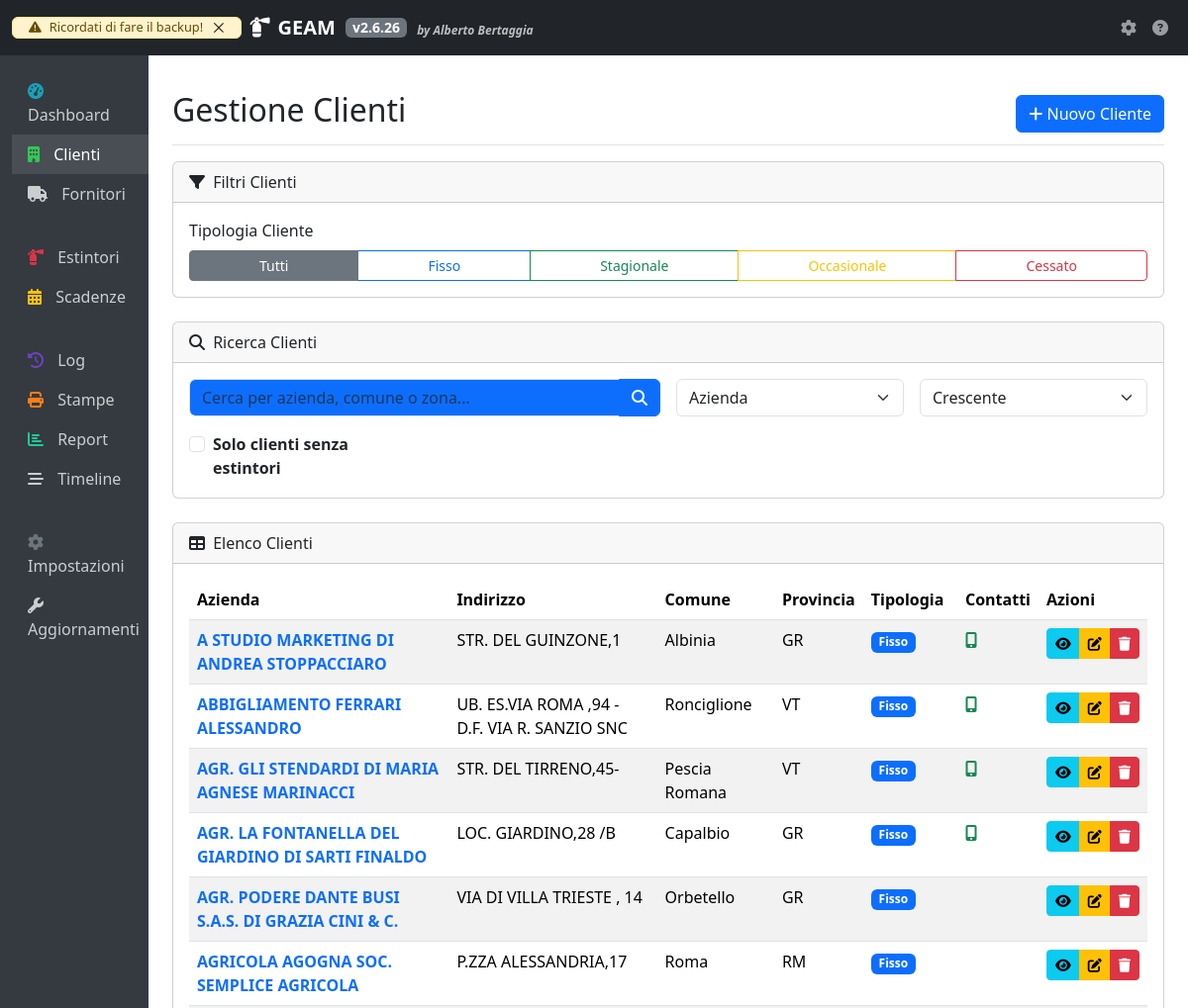
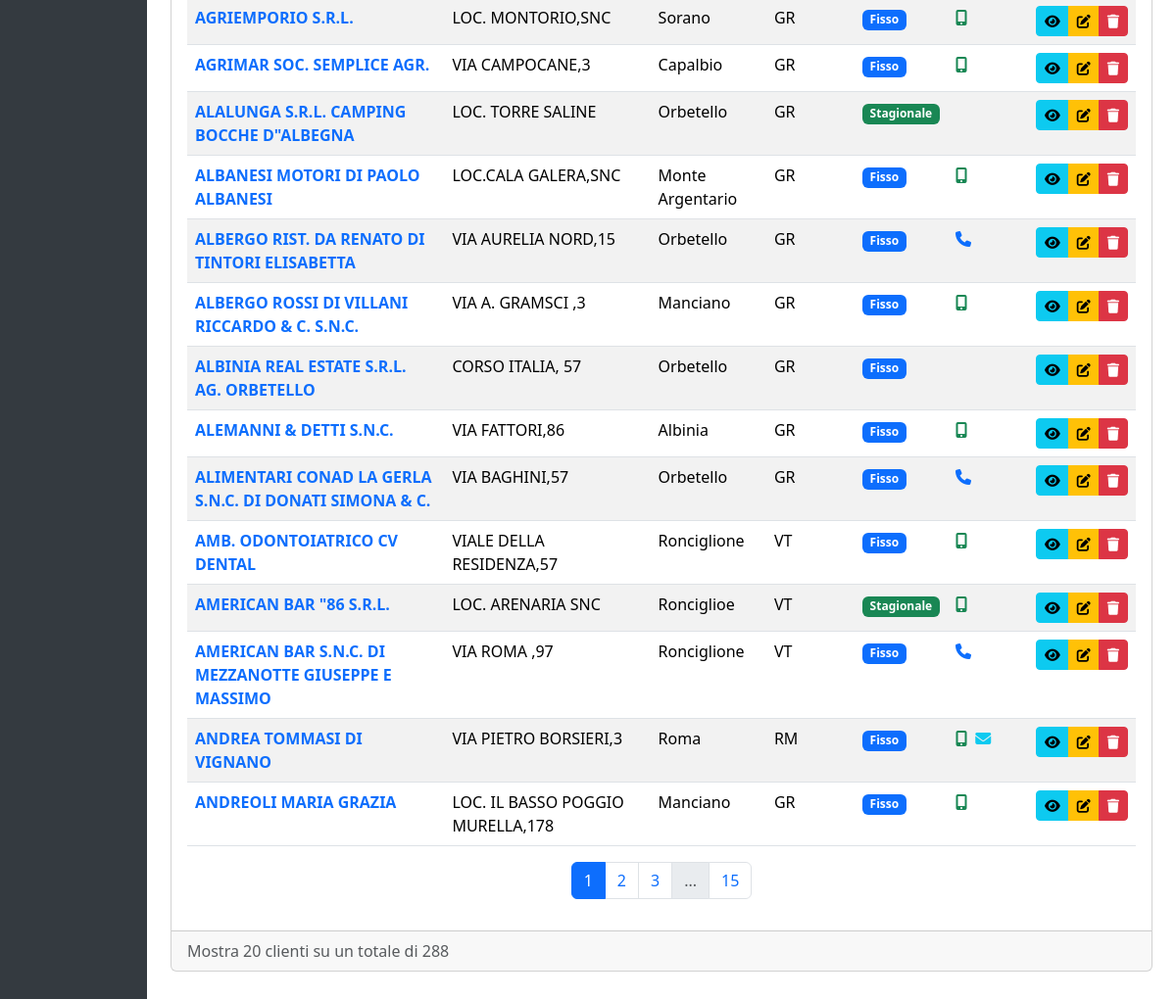
/clienti/, run on an earlier commit of the app's database (2 pictures, top to bottom).
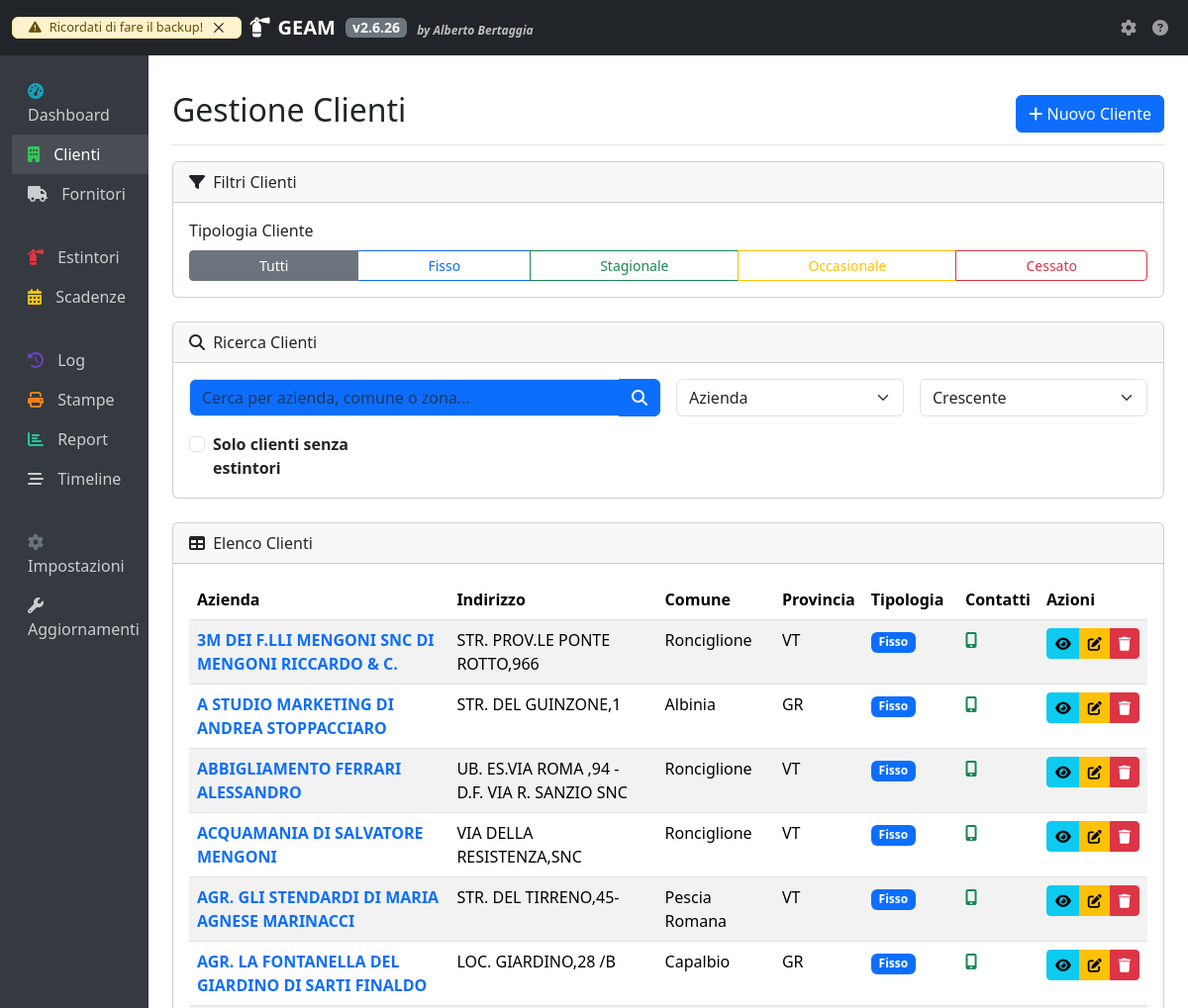
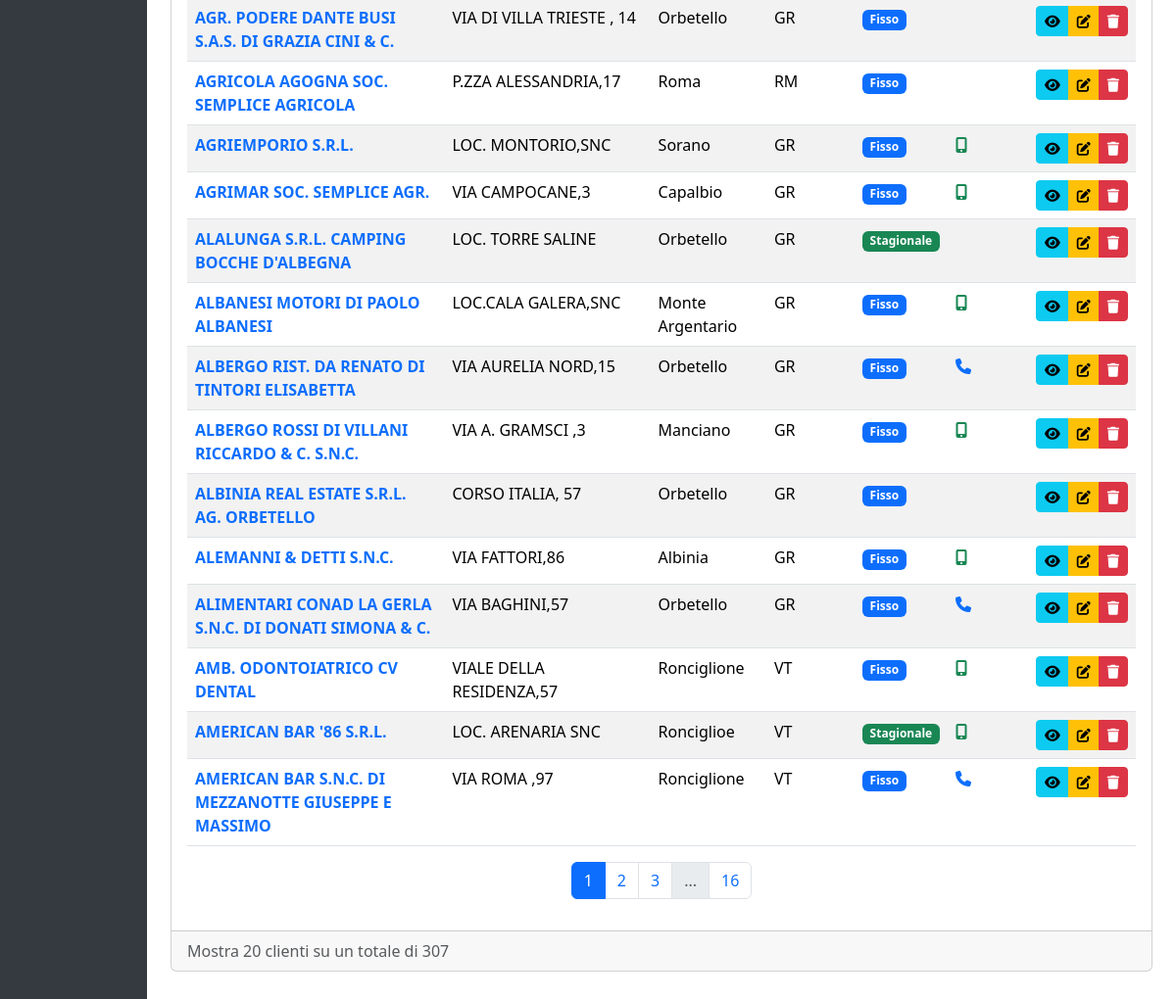
And on a later commit of the database (2 pictures, top to bottom).
### app/models/cliente.py (models this page shows, shortened)
class Cliente(db.Model):
    __tablename__ = 'clienti'
    id = db.Column(db.Integer, primary_key=True)
    azienda = db.Column(db.String(100), unique=True, nullable=False, index=True)
    indirizzo = db.Column(db.String(150), nullable=False)
    cap = db.Column(db.String(5), nullable=False)
    provincia = db.Column(db.String(2), nullable=False)
    comune = db.Column(db.String(100), nullable=False)
    zona = db.Column(db.String(100), nullable=False)
    tipologia = db.Column(db.String(20), nullable=False)
    telefono = db.Column(db.String(20))
    cellulare = db.Column(db.String(15))
    email = db.Column(db.String(120))
    coordinate = db.Column(db.String(100))
    note = db.Column(db.Text)
    created_at = db.Column(db.DateTime, default=datetime.utcnow)
    updated_at = db.Column(db.DateTime, default=datetime.utcnow, onupdate=datetime.utcnow)
    estintori = db.relationship('Estintore', backref='cliente', lazy='dynamic', cascade='all, delete-orphan')

### app/views/clienti.py (the view, shortened to what this page needs)
@clienti_bp.route('/')
def index():
    page = request.args.get('page', 1, type=int)
    per_page = 20
    query = Cliente.query
    search = request.args.get('search', '')
    tipologia = request.args.get('tipologia', 'tutti')
    if tipologia != 'tutti':
        query = query.filter(Cliente.tipologia == tipologia)
    sort_by = request.args.get('sort_by', 'azienda')
    order = request.args.get('order', 'asc')
    if order == 'asc':
        query = query.order_by(getattr(Cliente, sort_by).asc())
    else:
        query = query.order_by(getattr(Cliente, sort_by).desc())
    clienti = query.paginate(page=page, per_page=per_page)
    return render_template('clienti/index.html',
                          clienti=clienti,
                          search=search,
                          sort_by=sort_by,
                          order=order,
                          tipologia=tipologia)  # Aggiungi tipologia al contesto

### app/version.py (called while the page is built, shortened)
def get_config_path():
    instance_path = current_app.instance_path
    return os.path.join(instance_path, CONFIG_FILE)

def load_config():
    config_path = get_config_path()
    try:
        with open(config_path, 'r') as f:
            return json.load(f)
    except Exception as e:
        current_app.logger.error(f"Errore nel caricamento della configurazione: {str(e)}")
        return {
            "version": {
                "major": 1,
                "minor": 0,
                "patch": 0
            },
            "last_update": datetime.datetime.now().strftime('%Y-%m-%d %H:%M:%S')
        }

def get_version():
    config = load_config()
    version = config.get('version', {"major": 1, "minor": 0, "patch": 0})
    return f"{version['major']}.{version['minor']}.{version['patch']}"

### app/templates/clienti/index.html (shortened to what the changed rows need)
{% extends "base.html" %}
{% block page_title %}Gestione Clienti{% endblock %}
{% block content %}
          {% set senza = ('on' if solo_senza_estintori else '') %}
<div class="card mb-4">
  <div class="card-header"><i class="fas fa-table me-1"></i> Elenco Clienti</div>
  <div class="card-body">
    <div class="table-responsive">
      <table class="table table-striped table-hover">
        <thead>
          <tr>
            <th>Azienda</th>
            <th>Indirizzo</th>
            <th>Comune</th>
            <th>Provincia</th>
            <th>Tipologia</th>
            <th>Contatti</th>
            <th>Azioni</th>
          </tr>
        </thead>
        <tbody>
          {% for cliente in clienti.items %}
          <tr>
            <td>
              <a href="{{ url_for('clienti.visualizza', id=cliente.id) }}" class="fw-bold text-decoration-none">{{ cliente.azienda }}</a>
            </td>
            <td>{{ cliente.indirizzo }}</td>
            <td>{{ cliente.comune }}</td>
            <td>{{ cliente.provincia }}</td>
            <td>
              {% if cliente.tipologia == 'Fisso' %}
              <span class="badge bg-primary">{{ cliente.tipologia }}</span>
              {% elif cliente.tipologia == 'Stagionale' %}
              <span class="badge bg-success">{{ cliente.tipologia }}</span>
              {% elif cliente.tipologia == 'Occasionale' %}
              <span class="badge bg-warning">{{ cliente.tipologia }}</span>
              {% else %}
              <span class="badge bg-danger">{{ cliente.tipologia }}</span>
              {% endif %}
            </td>
            <td>
              {% if cliente.telefono %}<i class="fas fa-phone text-primary me-1" title="{{ cliente.telefono }}"></i>{% endif %}
              {% if cliente.cellulare %}<i class="fas fa-mobile-alt text-success me-1" title="{{ cliente.cellulare }}"></i>{% endif %}
              {% if cliente.email %}<i class="fas fa-envelope text-info" title="{{ cliente.email }}"></i>{% endif %}
            </td>
            <td>
              <div class="btn-group">
                <a href="{{ url_for('clienti.visualizza', id=cliente.id) }}" class="btn btn-sm btn-info btn-icon" title="Visualizza"><i class="fas fa-eye"></i></a>
                <a href="{{ url_for('clienti.modifica', id=cliente.id) }}" class="btn btn-sm btn-warning btn-icon" title="Modifica"><i class="fas fa-edit"></i></a>
                <button type="button" class="btn btn-sm btn-danger btn-icon"
                        onclick="confermaEliminazione('{{ cliente.azienda }}', '{{ url_for('clienti.elimina', id=cliente.id) }}')" title="Elimina">
                  <i class="fas fa-trash"></i>
                </button>
              </div>
            </td>
          </tr>
          {% endfor %}
        </tbody>
      </table>
    </div>
    {% if clienti.pages > 1 %}
    <nav aria-label="Paginazione clienti">
      <ul class="pagination justify-content-center">
        {% for page_num in clienti.iter_pages(left_edge=1, right_edge=1, left_current=2, right_current=2) %}
          {% if page_num %}
            {% if page_num == clienti.page %}
            <li class="page-item active"><span class="page-link">{{ page_num }}</span></li>
            {% else %}
            <li class="page-item">
              <a class="page-link" href="{{ url_for('clienti.index', page=page_num, search=search, sort_by=sort_by, order=order, tipologia=tipologia, solo_senza_estintori=senza) }}">{{ page_num }}</a>
            </li>
            {% endif %}
          {% else %}
            <li class="page-item disabled"><span class="page-link">...</span></li>
          {% endif %}
        {% endfor %}
      </ul>
    </nav>
    {% endif %}
  </div>
  <div class="card-footer text-muted">
    Mostra {{ clienti.items|length }} clienti
    su un totale di {{ clienti.total }}
  </div>
</div>
{% endblock %}

What changed in the data, as far as the page shows it:
no longer on this page (row unchanged): Cliente: azienda "ANDREA TOMMASI DI VIGNANO", indirizzo "VIA PIETRO BORSIERI,3", comune "Roma", provincia "RM", tipologia "Fisso"
no longer on this page (row unchanged): Cliente: azienda "ANDREOLI MARIA GRAZIA", indirizzo "LOC. IL BASSO POGGIO MURELLA,178", comune "Manciano", provincia "GR", tipologia "Fisso"
added Cliente: azienda "3M DEI F.LLI MENGONI SNC DI MENGONI RICCARDO & C.", indirizzo "STR. PROV.LE PONTE ROTTO,966", comune "Ronciglione", provincia "VT", tipologia "Fisso"
added Cliente: azienda "ACQUAMANIA DI SALVATORE MENGONI", indirizzo "VIA DELLA RESISTENZA,SNC", comune "Ronciglione", provincia "VT", tipologia "Fisso"
changed Cliente "LOC. TORRE SALINE": azienda "ALALUNGA S.R.L. CAMPING BOCCHE D\"ALBEGNA" → "ALALUNGA S.R.L. CAMPING BOCCHE D'ALBEGNA"
changed Cliente "LOC. ARENARIA SNC": azienda "AMERICAN BAR \"86 S.R.L." → "AMERICAN BAR '86 S.R.L."
Also different on the page:
{{ clienti.total }}: "288" → "307"
new list line: "16"
list line gone: "15"
